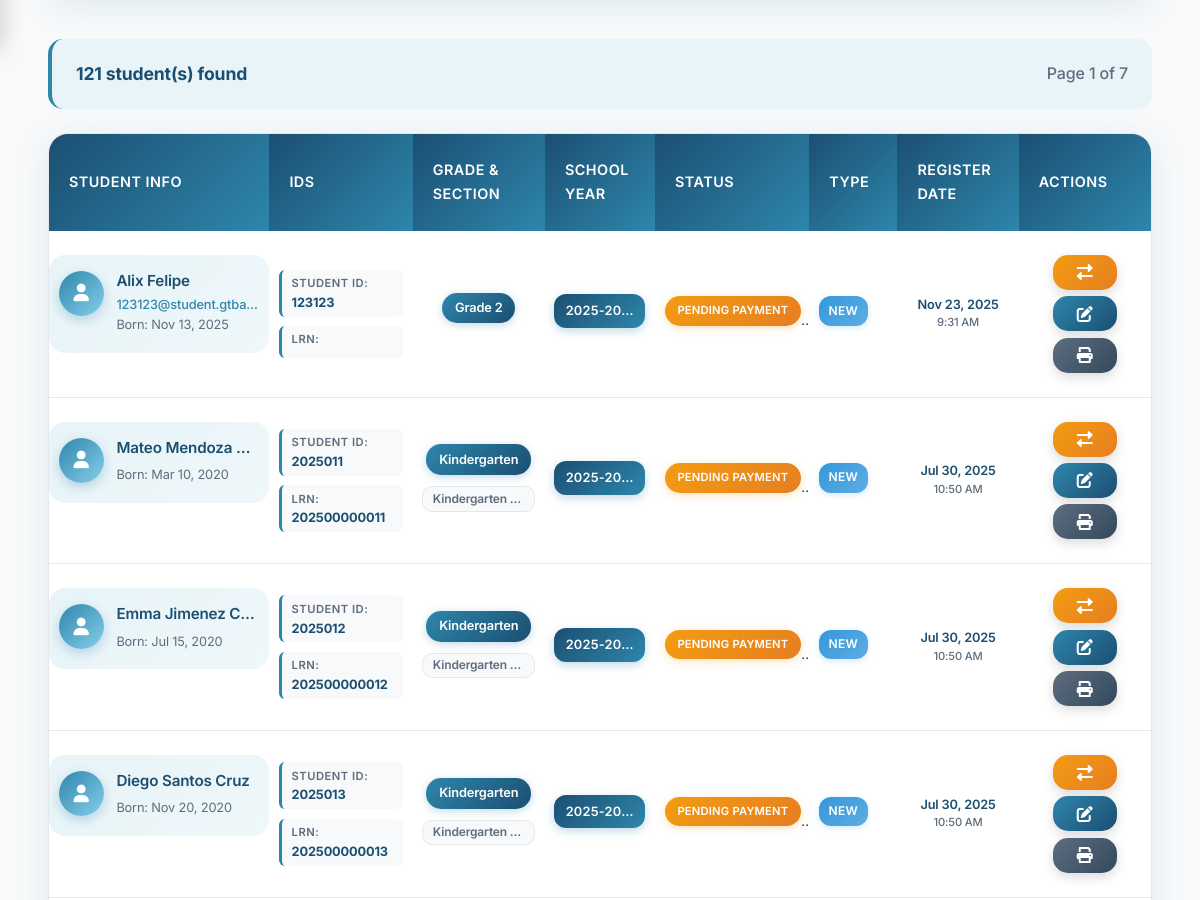
Page /registrar/student_records.php (signed in, middle part) on the earlier database version.
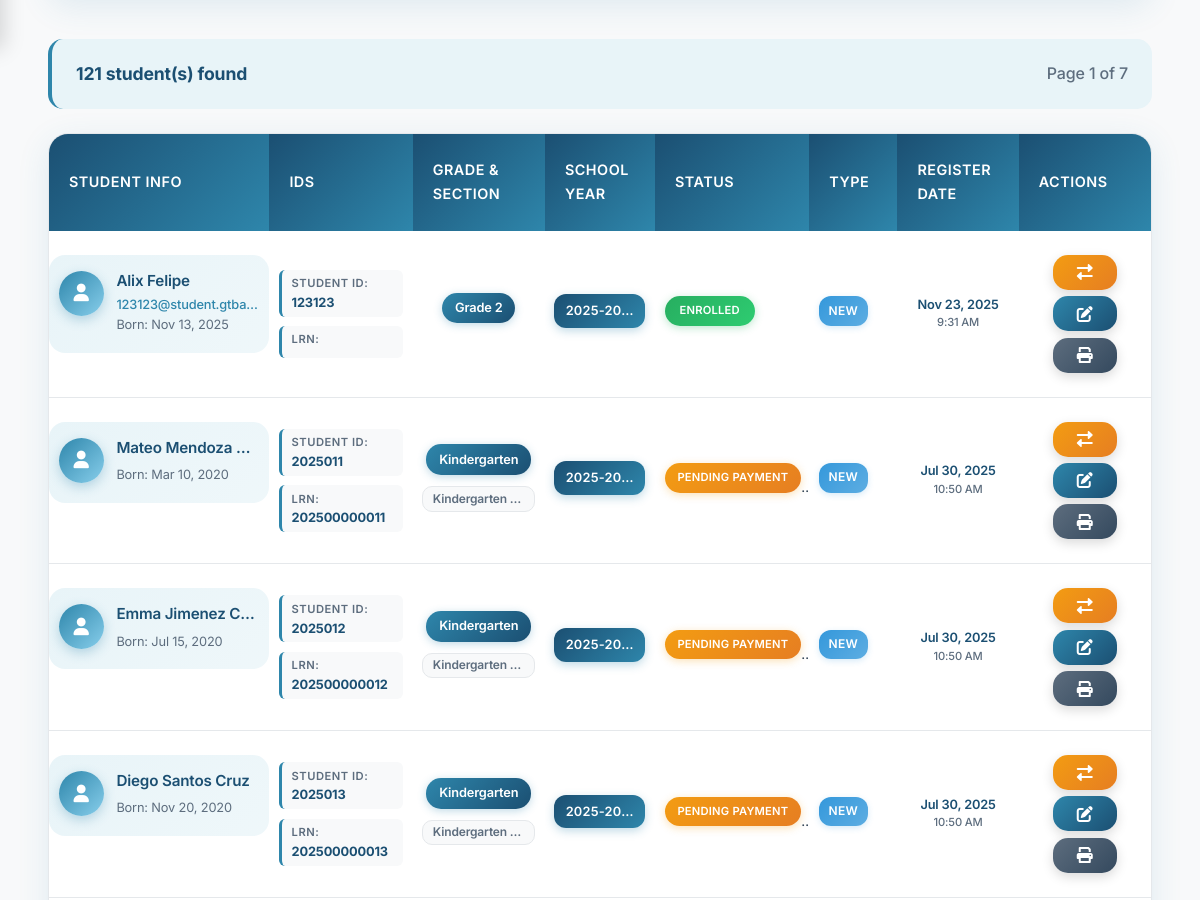
Same page on the later database version.
### tables this page shows
CREATE TABLE `students` (
  `id` int NOT NULL,
  `user_id` int NOT NULL,
  `student_id` varchar(20) NOT NULL,
  `lrn` varchar(12) DEFAULT NULL,
  `student_type` enum('Continuing','Transfer','New') NOT NULL,
  `enrollment_status` enum('Pending Payment','Enrolled','Dropped','Suspended','Transferred','Graduated') DEFAULT 'Pending Payment',
  `prevent_auto_promotion` tinyint(1) DEFAULT NULL,
  `first_name` varchar(100) NOT NULL,
  `last_name` varchar(100) NOT NULL,
  `middle_name` varchar(100) DEFAULT NULL,
  `suffix` varchar(10) DEFAULT NULL,
  `gender` enum('Male','Female') NOT NULL,
  `date_of_birth` date NOT NULL,
  `place_of_birth` varchar(200) NOT NULL,
  `religion` varchar(50) DEFAULT NULL,
  `present_address` text NOT NULL,
  `permanent_address` text NOT NULL,
  `father_id` int DEFAULT NULL,
  `mother_id` int DEFAULT NULL,
  `legal_guardian_id` int DEFAULT NULL,
  `emergency_contact_name` varchar(200) DEFAULT NULL,
  `emergency_contact_number` varchar(20) DEFAULT NULL,
  `emergency_contact_relationship` varchar(50) DEFAULT NULL,
  `current_grade_level_id` int DEFAULT NULL,
  `current_section_id` int DEFAULT NULL,
  `current_school_year_id` int DEFAULT NULL,
  `medical_conditions` text,
  `allergies` text,
  `special_needs` text,
  `is_active` tinyint(1) DEFAULT '1',
  `created_by` int NOT NULL,
  `created_at` timestamp NULL DEFAULT CURRENT_TIMESTAMP,
  `updated_at` timestamp NULL DEFAULT CURRENT_TIMESTAMP ON UPDATE CURRENT_TIMESTAMP
);

CREATE TABLE `users` (
  `id` int NOT NULL,
  `username` varchar(50) NOT NULL,
  `email` varchar(100) NOT NULL,
  `profile_picture` varchar(255) DEFAULT NULL,
  `password` varchar(255) NOT NULL,
  `role_id` int NOT NULL,
  `is_active` tinyint(1) DEFAULT '1',
  `email_verified_at` timestamp NULL DEFAULT NULL,
  `remember_token` varchar(100) DEFAULT NULL,
  `created_at` timestamp NULL DEFAULT CURRENT_TIMESTAMP,
  `updated_at` timestamp NULL DEFAULT CURRENT_TIMESTAMP ON UPDATE CURRENT_TIMESTAMP
);

CREATE TABLE `grade_levels` (
  `id` int NOT NULL,
  `grade_name` varchar(50) NOT NULL,
  `grade_code` varchar(10) NOT NULL,
  `level_type` enum('Nursery','Kindergarten','Elementary','Junior High School') NOT NULL,
  `grade_order` int NOT NULL,
  `is_active` tinyint(1) DEFAULT '1',
  `created_at` timestamp NULL DEFAULT CURRENT_TIMESTAMP,
  `updated_at` timestamp NULL DEFAULT CURRENT_TIMESTAMP ON UPDATE CURRENT_TIMESTAMP
);

CREATE TABLE `school_years` (
  `id` int NOT NULL,
  `year_name` varchar(20) DEFAULT NULL,
  `year_label` varchar(20) NOT NULL,
  `start_date` date NOT NULL,
  `end_date` date NOT NULL,
  `is_active` tinyint(1) DEFAULT '0',
  `is_current` tinyint(1) DEFAULT '0',
  `created_by` int NOT NULL,
  `created_at` timestamp NULL DEFAULT CURRENT_TIMESTAMP,
  `updated_at` timestamp NULL DEFAULT CURRENT_TIMESTAMP ON UPDATE CURRENT_TIMESTAMP
);

CREATE TABLE `sections` (
  `id` int NOT NULL,
  `section_name` varchar(100) NOT NULL,
  `grade_level_id` int NOT NULL,
  `school_year_id` int NOT NULL,
  `room_number` varchar(50) DEFAULT NULL,
  `description` text,
  `current_enrollment` int DEFAULT '0',
  `is_active` tinyint(1) DEFAULT '1',
  `created_by` int NOT NULL,
  `created_at` timestamp NULL DEFAULT CURRENT_TIMESTAMP,
  `updated_at` timestamp NULL DEFAULT CURRENT_TIMESTAMP ON UPDATE CURRENT_TIMESTAMP
);

### registrar/student_records.php (the view, shortened to what this page needs)
<?php
$database = new Database();
$conn = $database->connect();
$base_url = "../";
$page = max(1, $_GET['page'] ?? 1);
$limit = 20;
$offset = ($page - 1) * $limit;
$where_conditions = ["s.is_active = 1"];
$params = [];
$where_clause = 'WHERE ' . implode(' AND ', $where_conditions);
$count_sql = "SELECT COUNT(*) as total FROM students s $where_clause";
$stmt = $conn->prepare($count_sql);
$stmt->execute($params);
$total_students = $stmt->fetch(PDO::FETCH_ASSOC)['total'];
$total_pages = ceil($total_students / $limit);
$sql = "SELECT s.*,
               gl.grade_name,
               sec.section_name,
               sy.year_label,
               u.email,
               CONCAT(s.first_name, ' ', IFNULL(CONCAT(s.middle_name, ' '), ''), s.last_name) as full_name
        FROM students s
        LEFT JOIN grade_levels gl ON s.current_grade_level_id = gl.id
        LEFT JOIN sections sec ON s.current_section_id = sec.id
        LEFT JOIN school_years sy ON s.current_school_year_id = sy.id
        LEFT JOIN users u ON s.user_id = u.id
        $where_clause
        ORDER BY s.created_at DESC
        LIMIT $limit OFFSET $offset";
$stmt = $conn->prepare($sql);
$stmt->execute($params);
$students = $stmt->fetchAll(PDO::FETCH_ASSOC);
include '../includes/header.php';
?>
<div class="main-wrapper">
    <div class="content-wrapper" style="max-width: 1400px; margin: 0 auto; padding: 2rem 1rem;">
        <div class="results-summary">
            <span class="total-count"><?php echo $total_students; ?> student(s) found</span>
            <?php if ($total_pages > 1): ?>
                <span class="page-info">Page <?php echo $page; ?> of <?php echo $total_pages; ?></span>
            <?php endif; ?>
        </div>
        <div class="table-container">
            <?php if (empty($students)): ?>
                <div class="empty-state">
                    <i class="fas fa-users"></i>
                    <h3>No students found</h3>
                    <p>No students match your search criteria.</p>
                </div>
            <?php else: ?>
                <table class="data-table">
                    <thead>
                        <tr>
                            <th>Student Info</th>
                            <th>IDs</th>
                            <th>Grade & Section</th>
                            <th>School Year</th>
                            <th>Status</th>
                            <th>Type</th>
                            <th>Register Date</th>
                            <th>Actions</th>
                        </tr>
                    </thead>
                    <tbody>
                        <?php foreach ($students as $student): ?>
                            <tr>
                                <td class="student-info">
                                    <div class="student-avatar">
                                        <i class="fas fa-user"></i>
                                    </div>
                                    <div class="student-details">
                                        <strong><?php echo htmlspecialchars($student['full_name']); ?></strong>
                                        <div class="student-email"><?php echo htmlspecialchars($student['email'] ?? ''); ?></div>
                                        <div class="student-birth">Born: <?php echo date('M j, Y', strtotime($student['date_of_birth'])); ?></div>
                                    </div>
                                </td>
                                <td class="ids-info">
                                    <div class="id-item">
                                        <small>Student ID:</small>
                                        <strong><?php echo htmlspecialchars($student['student_id']); ?></strong>
                                    </div>
                                    <div class="id-item">
                                        <small>LRN:</small>
                                        <strong><?php echo htmlspecialchars($student['lrn']); ?></strong>
                                    </div>
                                </td>
                                <td class="academic-info">
                                    <?php if ($student['grade_name']): ?>
                                        <div class="grade-badge"><?php echo htmlspecialchars($student['grade_name']); ?></div>
                                        <?php if ($student['section_name']): ?>
                                            <div class="section-info"><?php echo htmlspecialchars($student['section_name']); ?></div>
                                        <?php endif; ?>
                                    <?php else: ?>
                                        <span class="text-muted">Not assigned</span>
                                    <?php endif; ?>
                                </td>
                                <td class="school-year-info">
                                    <?php if ($student['year_label']): ?>
                                        <span class="school-year-badge">
                                            <?php echo htmlspecialchars($student['year_label']); ?>
                                        </span>
                                    <?php else: ?>
                                        <span class="text-muted">Not set</span>
                                    <?php endif; ?>
                                </td>
                                <td>
                                    <span class="status-badge status-<?php echo strtolower(str_replace(' ', '-', $student['enrollment_status'])); ?>">
                                        <?php echo htmlspecialchars($student['enrollment_status']); ?>
                                    </span>
                                </td>
                                <td>
                                    <span class="type-badge type-<?php echo strtolower($student['student_type']); ?>">
                                        <?php echo htmlspecialchars($student['student_type']); ?>
                                    </span>
                                </td>
                                <td class="date-info-cell">
                                    <div class="date-info">
                                        <span class="date-text"><?php echo date('M j, Y', strtotime($student['created_at'])); ?></span>
                                        <span class="time-text"><?php echo date('g:i A', strtotime($student['created_at'])); ?></span>
                                    </div>
                                </td>
                                <td class="actions">
                                    <div class="action-buttons">
                                        <button class="btn btn-sm btn-warning" onclick="changeStatus(<?php echo $student['id']; ?>, '<?php echo htmlspecialchars($student['enrollment_status']); ?>')" title="Change Status">
                                            <i class="fas fa-exchange-alt"></i>
                                        </button>
                                        <button class="btn btn-sm btn-primary" onclick="editStudent(<?php echo $student['id']; ?>)" title="Edit">
                                            <i class="fas fa-edit"></i>
                                        </button>
                                        <button class="btn btn-sm btn-secondary" onclick="printRecord(<?php echo $student['id']; ?>)" title="Print Record">
                                            <i class="fas fa-print"></i>
                                        </button>
                                    </div>
                                </td>
                            </tr>
                        <?php endforeach; ?>
                    </tbody>
                </table>
            <?php endif; ?>
        </div>
    </div>
</div>
<?php include '../includes/footer.php'; ?>

### includes/header.php (shortened to what this page needs)
<!DOCTYPE html>
<html lang="en">
<head>
    <link rel="stylesheet" href="<?php echo $base_url ?? '../'; ?>assets/css/style.css">
    <link rel="stylesheet" href="https://cdnjs.cloudflare.com/ajax/libs/font-awesome/6.0.0/css/all.min.css">
</head>
<body>
    <div class="main-wrapper" id="mainWrapper">
        <main class="main-content">
            <div class="container">

### includes/footer.php (shortened to what this page needs)
            </div>
        </main>
    </div>
</body>
</html>

### assets/css/style.css (style rules this page uses)
:root { --primary-blue: #2E86AB; --light-blue: #E8F4F8; --accent-blue: #87CEEB; --dark-blue: #1B4F72; --white: #FFFFFF; --black: #2C3E50; --gray: #5D6D7E; --light-gray: #F8F9FA; --border-gray: #E5E8EB; --success: #27AE60; --danger: #E74C3C; --warning: #F39C12; --info: #3498DB; --success-light: #D5EDDA; --danger-light: #F8D7DA; --warning-light: #FFF3CD; --info-light: #D1ECF1; --success-dark: #155724; --danger-dark: #721C24; --warning-dark: #856404; --info-dark: #0C5460; --shadow-light: rgba(46, 134, 171, 0.08); --shadow-medium: rgba(46, 134, 171, 0.15); --shadow-dark: rgba(46, 134, 171, 0.25); }
* { margin: 0; padding: 0; box-sizing: border-box; }
body { font-family: 'Inter', 'Segoe UI', system-ui, -apple-system, sans-serif; background: linear-gradient(135deg, var(--light-blue) 0%, var(--white) 50%, #F4F8FB 100%); color: var(--black); min-height: 100vh; line-height: 1.7; font-size: 16px; letter-spacing: -0.01em; }
.container { max-width: 1200px; margin: 0 auto; padding: 0 2rem; }
.btn { padding: 1rem 2rem; border: none; border-radius: 12px; font-size: 1rem; font-weight: 600; cursor: pointer; transition: all 0.3s cubic-bezier(0.4, 0, 0.2, 1); text-decoration: none; display: inline-block; text-align: center; position: relative; overflow: hidden; letter-spacing: 0.025em; }
.btn::before { content: ''; position: absolute; top: 0; left: -100%; width: 100%; height: 100%; background: linear-gradient(90deg, transparent, rgba(255,255,255,0.2), transparent); transition: left 0.5s; }
.btn-primary { background: linear-gradient(135deg, var(--primary-blue), var(--dark-blue)); color: var(--white); width: 100%; padding: 1.25rem; font-size: 1.1rem; box-shadow: 0 4px 12px var(--shadow-medium); }
.main-content { padding: 2rem 0; min-height: calc(100vh - 140px); background: var(--light-gray); }
.student-info { background: linear-gradient(135deg, var(--light-blue) 0%, rgba(232, 244, 248, 0.7) 100%); padding: 1.5rem; border-radius: 16px; margin-top: 1.5rem; border: 1px solid rgba(46, 134, 171, 0.1); }
.main-wrapper { transition: margin-left 0.3s ease; min-height: calc(100vh - 70px); }
.btn { display: inline-flex; align-items: center; gap: 0.75rem; padding: 0.875rem 1.75rem; border: none; border-radius: 12px; font-size: 0.95rem; font-weight: 600; text-decoration: none; cursor: pointer; transition: all 0.3s ease; text-align: center; white-space: nowrap; }
.btn-primary { background: var(--primary-blue); color: var(--white); }
.btn-secondary { background: var(--gray); color: var(--white); }
.btn-sm { padding: 0.5rem 1rem; font-size: 0.85rem; }

Differences in the rows shown:
changed students "9:31 AM": enrollment_status "PENDING PAYMEN…" → "ENROLLED"
